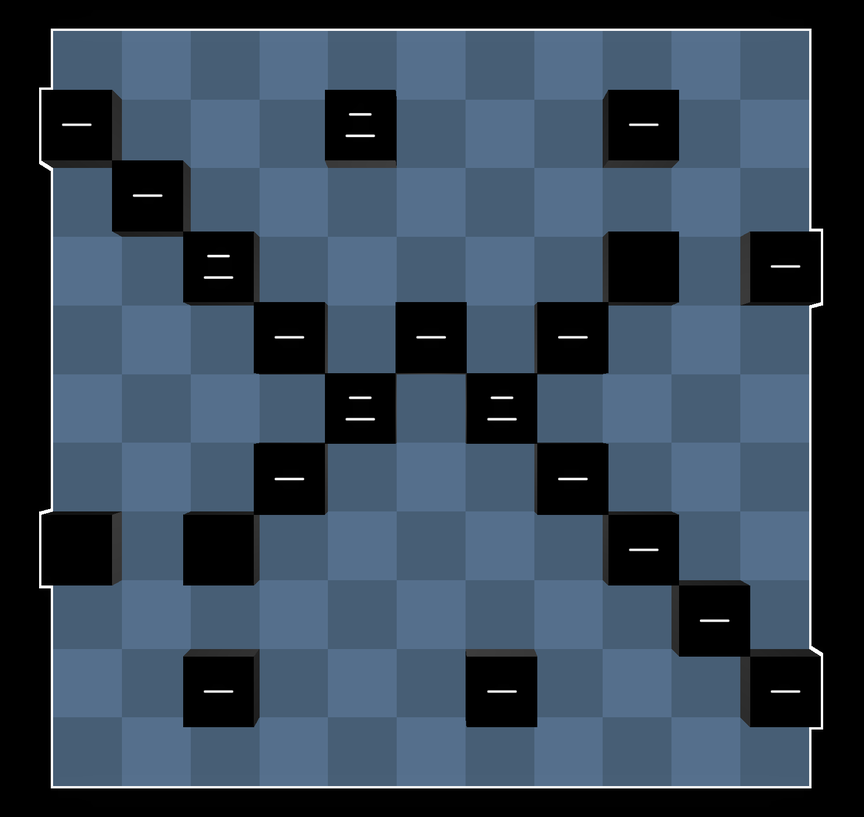
#> input picture puzzle_from_screan_shot/image.png, 864 x 817 px, shrunk from 1481 x 1401 before the run
$ python main.py image.png
#> lines starting #> are read from the running program, lines starting #| are printed output that depends on the picture; after the words box and inside, x2 and y2 are one past the last pixel; in counts of white or black regions, pixels touching at a corner belong together
#> in main, img is the input picture: shape (817, 864, 3); mean B, G, R 85.7, 69.2, 53.6
#!/usr/bin/env python3
# -*- coding: utf-8 -*-
"""
Usage examples:
  python main.py input.png --rows 5 --cols 5 > puzzle.json
  python main.py input.png --size 5x5 > puzzle.json
  python main.py input.png --size-file meta.json > puzzle.json
"""
import argparse
import json
from dataclasses import dataclass
from typing import Tuple, Optional

import cv2
import numpy as np

@dataclass
class Params:
    black_v_thresh: float = 40.0
    dash_white_thresh: float = 160.0
    dash_area_frac_max: float = 0.10
    dash_height_frac_max: float = 0.35
    dash_width_height_ratio_min: float = 2.0
    dash_width_frac_min: float = 0.10

def order_poly_corners(pts4: np.ndarray) -> np.ndarray:
    pts = np.array(pts4, dtype=np.float32)
    s = pts.sum(axis=1)
    diff = np.diff(pts, axis=1).ravel()
    tl = pts[np.argmin(s)]
    br = pts[np.argmax(s)]
    tr = pts[np.argmin(diff)]
    bl = pts[np.argmax(diff)]
    return np.array([tl, tr, br, bl], dtype=np.float32)

def find_board_quad(img_bgr: np.ndarray) -> np.ndarray:
    h, w = img_bgr.shape[:2]
#> h = 817; w = 864
    gray = cv2.cvtColor(img_bgr, cv2.COLOR_BGR2GRAY)
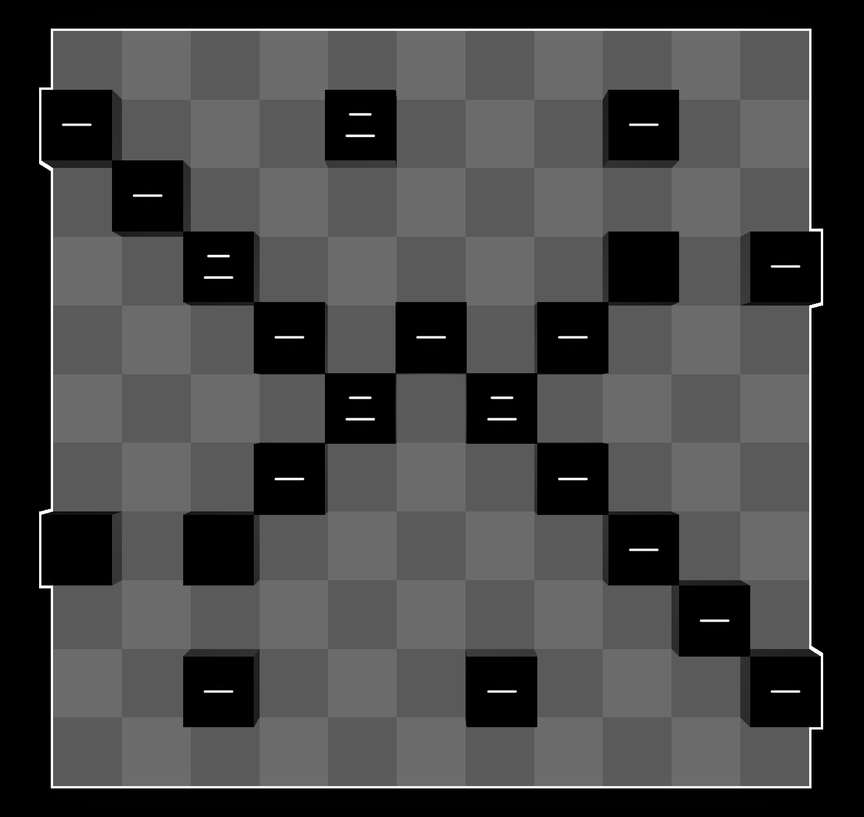
#> gray: shape (817, 864); min 0, max 255, mean 66.6
    blur = cv2.GaussianBlur(gray, (5,5), 0)
    edges = cv2.Canny(blur, 50, 150)
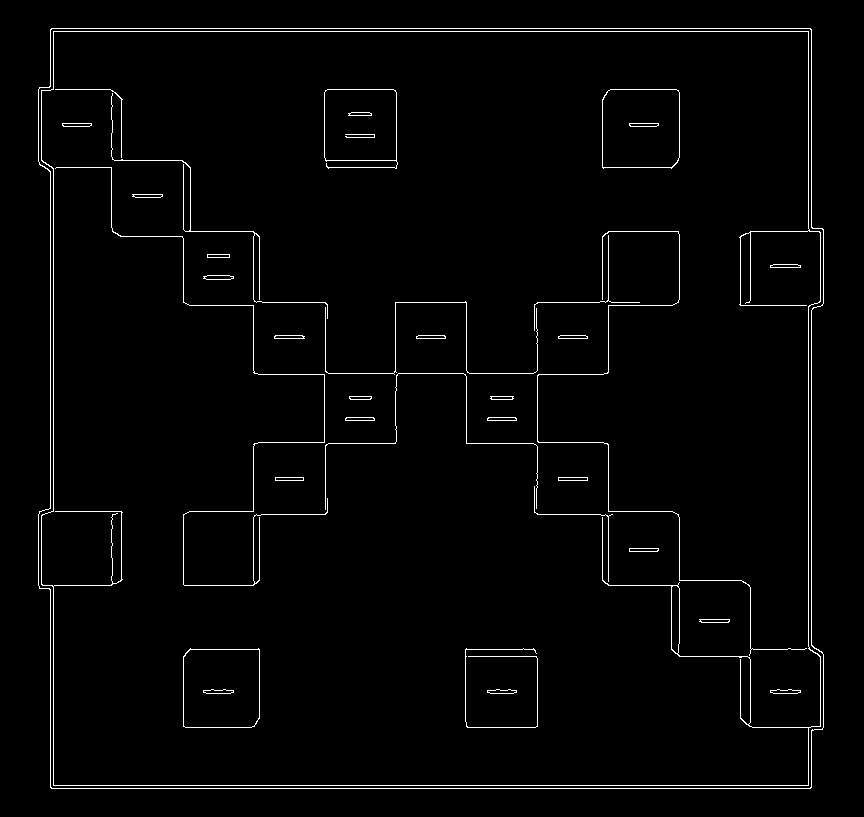
#> edges: shape (817, 864); 2% white in thin lines or dots, all inside (x1, y1, x2, y2) = (38, 28, 824, 789)
    edges = cv2.dilate(edges, np.ones((3,3), np.uint8), iterations=1)
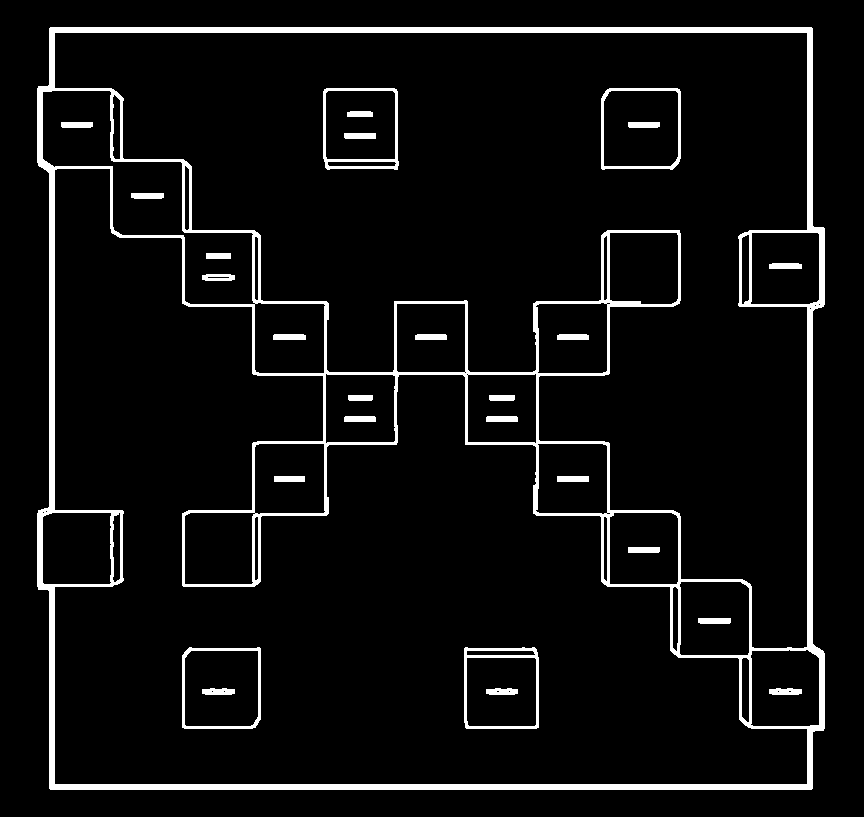
#> edges: shape (817, 864); 6.1% white; 27 white regions

    contours, _ = cv2.findContours(edges, cv2.RETR_EXTERNAL, cv2.CHAIN_APPROX_SIMPLE)
#> contours = 1 contour; box (x1, y1, x2, y2) and area: (37, 27, 825, 790) 585306
    best = None
    best_area = 0.0
    for cnt in contours:
        area = cv2.contourArea(cnt)
        if area < (h*w)*0.1:
            continue
        peri = cv2.arcLength(cnt, True)
        approx = cv2.approxPolyDP(cnt, 0.02 * peri, True)
        if len(approx) == 4 and area > best_area:
            best = approx
            best_area = area
#> this loop made 1 pass
#> (area, peri, best, best_area) on pass 1: (585305.5, 3119.6, [[50, 27], [49, 788], [811, 789], [812, 28]], 585305.5)
#> after the loop, best_area = 585305.5
    if best is None:
        if not contours:
            raise RuntimeError("Board not found: no contours")
        cnt = max(contours, key=cv2.contourArea)
        peri = cv2.arcLength(cnt, True)
        best = cv2.approxPolyDP(cnt, 0.02 * peri, True)
        if len(best) != 4:
            x,y,w2,h2 = cv2.boundingRect(cnt)
            best = np.array([[[x,y]], [[x+w2,y]], [[x+w2,y+h2]], [[x,y+h2]]], dtype=np.int32)

    quad = best.reshape(-1, 2).astype(np.float32)
#> quad = [[50, 27], [49, 788], [811, 789], [812, 28]]
    return order_poly_corners(quad)
#> in order_poly_corners, `s = pts.sum(axis=1)`: s = [77, 837, 1600, 840]
#> in order_poly_corners, `diff = np.diff(pts, axis=1).ravel()`: diff = [-23, 739, -22, -784]
#> in order_poly_corners, `tl = pts[np.argmin(s)]`: tl = [50, 27]
#> in order_poly_corners, `br = pts[np.argmax(s)]`: br = [811, 789]
#> in order_poly_corners, `tr = pts[np.argmin(diff)]`: tr = [812, 28]
#> in order_poly_corners, `bl = pts[np.argmax(diff)]`: bl = [49, 788]

# [65 lines left out: functions rectify_board, classify_black_or_open, has_white_number_roi, count_horizontal_dashes, extract_grid, not called in this run]

def parse_size_args(rows: Optional[int], cols: Optional[int], size: Optional[str], size_file: Optional[str]) -> Tuple[int,int]:
    if rows is not None and cols is not None:
        return int(rows), int(cols)
    if size:
        try:
            r,c = size.lower().replace("×","x").split("x")
            return int(r), int(c)
        except Exception as e:
            raise SystemExit(f"Invalid --size format. Use like --size 5x5. error={e}")
    if size_file:
        with open(size_file, "r", encoding="utf-8") as f:
            meta = json.load(f)
        r = meta.get("rows", meta.get("height"))
        c = meta.get("cols", meta.get("width"))
        if r is None or c is None:
            raise SystemExit("size-file must contain rows/cols or height/width")
        return int(r), int(c)
    raise SystemExit("Please provide grid size by --rows/--cols or --size or --size-file.")

def main():
    ap = argparse.ArgumentParser(description="Akari/Light-Up screenshot to JSON grid")
    ap.add_argument("image", help="input screenshot path")
    ap.add_argument("--rows", type=int, help="number of rows in the grid")
    ap.add_argument("--cols", type=int, help="number of cols in the grid")
    ap.add_argument("--size", type=str, help="grid size like '5x5' or '5×5'")
    ap.add_argument("--size-file", type=str, help="JSON file containing {'rows':R,'cols':C}")
    ap.add_argument("--black-v-thresh", type=float, default=Params.black_v_thresh, help="V mean threshold for black cells")
    ap.add_argument("--dash-white-thresh", type=float, default=Params.dash_white_thresh, help="binary threshold for counting dashes")
    ap.add_argument("--debug-rectified", help="optional path to save rectified board preview")
    ap.add_argument("--flat", action="store_true", help="output grid as a flat list instead of 2D rows")
    ap.add_argument("--compact-rows", action="store_true", help="print each row on a single line in JSON output")
    ap.add_argument("--row-join", type=str, help="join each row into a single string using this delimiter (e.g., '', ',', or ' ')")
    ap.add_argument("--single-line-json", action="store_true", help="print the whole JSON in one line")
    ap.add_argument("--flat-wrap", action="store_true", help="when using --flat, wrap the flat list with line breaks every WIDTH items")
    ap.add_argument("--emit-grid-body", action="store_true", help="print only the inner contents of grid (omit the enclosing [ and ])")
    ap.add_argument("--rows-no-brackets", action="store_true", help="omit [ ] around each row when emitting 2D rows")
    args = ap.parse_args()

    params = Params(
        black_v_thresh=args.black_v_thresh,
        dash_white_thresh=args.dash_white_thresh
    )

    img = cv2.imread(args.image, cv2.IMREAD_COLOR)
    if img is None:
        raise SystemExit(f"Failed to read image: {args.image}")

    quad = find_board_quad(img)
#> quad = [[50, 27], [812, 28], [811, 789], [49, 788]]
    rows, cols = parse_size_args(args.rows, args.cols, args.size, args.size_file)

    out_size = max(rows, cols) * 120
    warped = rectify_board(img, quad, out_w=out_size, out_h=out_size)

    if args.debug_rectified:
        cv2.imwrite(args.debug_rectified, warped)

    grid = extract_grid(warped, rows, cols, params)
    grid2d = [grid[r*cols:(r+1)*cols] for r in range(rows)] if not args.flat else grid
    if not args.flat and args.row_join is not None:
        joiner = args.row_join
        grid_out = [joiner.join(row) for row in grid2d]
    else:
        grid_out = grid2d
    puzzle = {
        "width": cols,
        "height": rows,
        "grid": grid_out
    }
    if args.emit_grid_body:
        def esc(x):
            return json.dumps(x, ensure_ascii=False)
        if args.flat:
            if args.flat_wrap:
                chunks = [grid_out[i:i+cols] for i in range(0, len(grid_out), cols)]
                for i,chunk in enumerate(chunks):
                    line = ", ".join(esc(v) for v in chunk)
                    suffix = "," if i < len(chunks)-1 else ""
                    print("    " + line + suffix)
            else:
                print(", ".join(esc(v) for v in grid_out))
        else:
            if args.row_join is not None:
                for i,row in enumerate(grid2d):
                    line = esc((args.row_join).join(row))
                    suffix = "," if i < len(grid2d)-1 else ""
                    print("    " + line + suffix)
            else:
                for i,row in enumerate(grid2d):
                    if args.rows_no_brackets:
                        line = ", ".join(esc(v) for v in row)
                    else:
                        line = "[" + ", ".join(esc(v) for v in row) + "]"
                    suffix = "," if i < len(grid2d)-1 else ""
                    print("    " + line + suffix)
    elif args.flat and args.flat_wrap and isinstance(grid_out, list):
        def esc(x):
            return json.dumps(x, ensure_ascii=False)
        chunks = [grid_out[i:i+cols] for i in range(0, len(grid_out), cols)]
        lines = ["    " + ", ".join(esc(v) for v in chunk) for chunk in chunks]
        grid_block = ",\n".join(lines)
        print("{\n  \"width\": ", cols, ",\n  \"height\": ", rows, ",\n  \"grid\": [\n" + grid_block + "\n  ]\n}", sep="")
    elif args.single_line_json:
        print(json.dumps(puzzle, ensure_ascii=False, separators=(",", ":")))
    elif args.compact_rows and not args.flat and args.row_join is None:
        def esc(x):
            return json.dumps(x, ensure_ascii=False)
        row_lines = ["  "*2 + "[" + ", ".join(esc(c) for c in row) + "]" for row in grid2d]
        body = ",\n".join(row_lines)
        print("{\n  \"width\": ", cols, ",\n  \"height\": ", rows, ",\n  \"grid\": [\n" + body + "\n  ]\n}", sep="")
    else:
        print(json.dumps(puzzle, ensure_ascii=False, indent=2))

if __name__ == "__main__":
#> (the run stopped early here; a loop or call above may not have finished)
